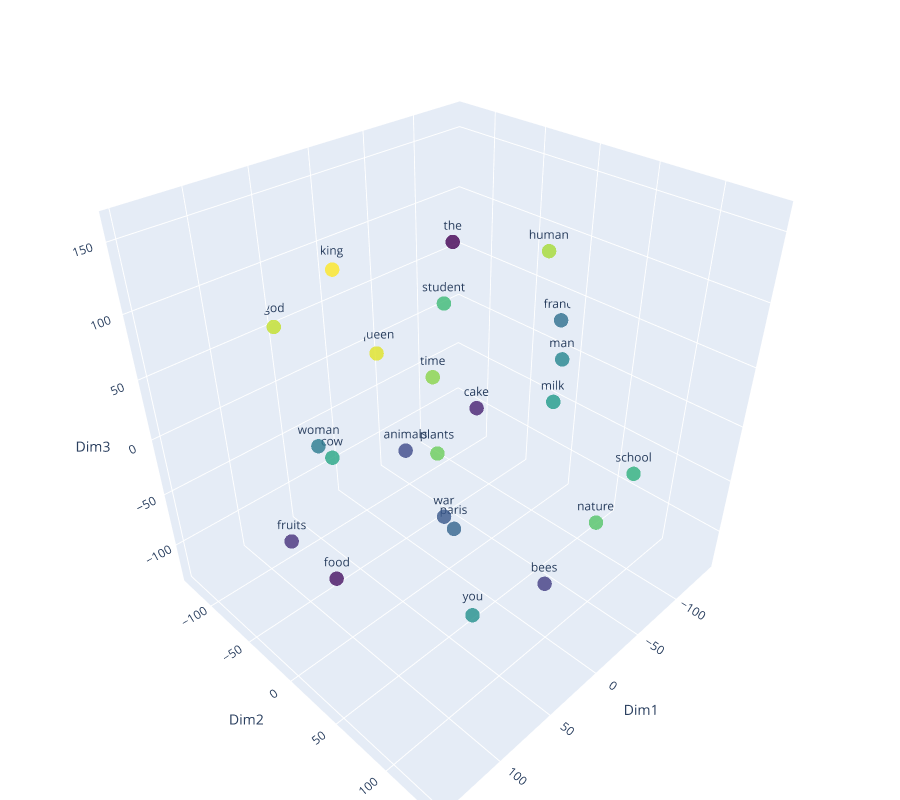

Source (notebook cell):
### Code cell
# Visualisation 3D interactive avec Plotly
import plotly.graph_objects as go

# Création du nuage de points 3D
fig = go.Figure(data=[go.Scatter3d(
    x=reduced[:, 0],
    y=reduced[:, 1],
    z=reduced[:, 2],
    mode='markers+text',
    text=liste_mot,
    textposition="top center",
    hoverinfo='text',
    marker=dict(
        size=5,
        color=list(range(len(liste_mot))),
        colorscale='Viridis',
        opacity=0.8
    )
)])

# Mise en forme du graphique
fig.update_layout(
    scene=dict(
        xaxis_title='Dim1',
        yaxis_title='Dim2',
        zaxis_title='Dim3'
    ),
    width=900,
    height=800,
    margin=dict(l=0, r=0, b=0, t=30)
)

# Affichage du graphique interactif
fig.show()

### Figure 1 — Plotly figure (JSON) as saved in the notebook; plotly's stock layout.template omitted (floating-point values rounded to 4 significant figures)
{"data": [{"hoverinfo": "text", "marker": {"color": [0, 1, 2, 3, 4, 5, 6, 7, 8, 9, 10, 11, 12, 13, 14, 15, 16, 17, 18, 19, 20, 21, 22], "colorscale": [[0, "#440154"], [0.1111, "#482878"], [0.2222, "#3e4989"], [0.3333, "#31688e"], [0.4444, "#26828e"], [0.5556, "#1f9e89"], [0.6667, "#35b779"], [0.7778, "#6ece58"], [0.8889, "#b5de2b"], [1, "#fde725"]], "opacity": 0.8, "size": 5}, "mode": "markers+text", "text": ["the", "food", "cake", "fruits", "bees", "animals", "war", "paris", "france", "woman", "man", "you", "milk", "cow", "school", "student", "nature", "plants", "time", "human", "god", "queen", "king"], "textposition": "top center", "type": "scatter3d", "x": [24.03, 91.86, -96.21, 147.5, 57.22, 96.29, 53.19, -28.94, -140.9, 77.83, -6.744, 41.48, -67.84, 26.23, -37.62, -52.88, -71.16, -9.438, 19.56, -75.59, 51.26, -41.42, 45.47], "y": [27.12, -24.92, -63.49, 10.17, 138.3, 61.19, 48.5, -23.48, -15.47, -50.85, 89.61, 64.99, 38.77, -107.1, 131.0, -58.5, 85.15, -22.09, 4.201, 19.56, -129.6, -126.0, -61.64], "z": [160.8, -101.3, -60.43, -4.473, -13.91, 65.97, -19.17, -128.9, 26.08, -0.8728, 94.69, -109.6, 9.402, -70.31, 12.37, 58.33, -80.0, -39.12, 54.83, 119.3, 51.68, -9.42, 119.5]}], "layout": {"height": 800, "margin": {"b": 0, "l": 0, "r": 0, "t": 30}, "scene": {"xaxis": {"title": {"text": "Dim1"}}, "yaxis": {"title": {"text": "Dim2"}}, "zaxis": {"title": {"text": "Dim3"}}}, "width": 900}}
